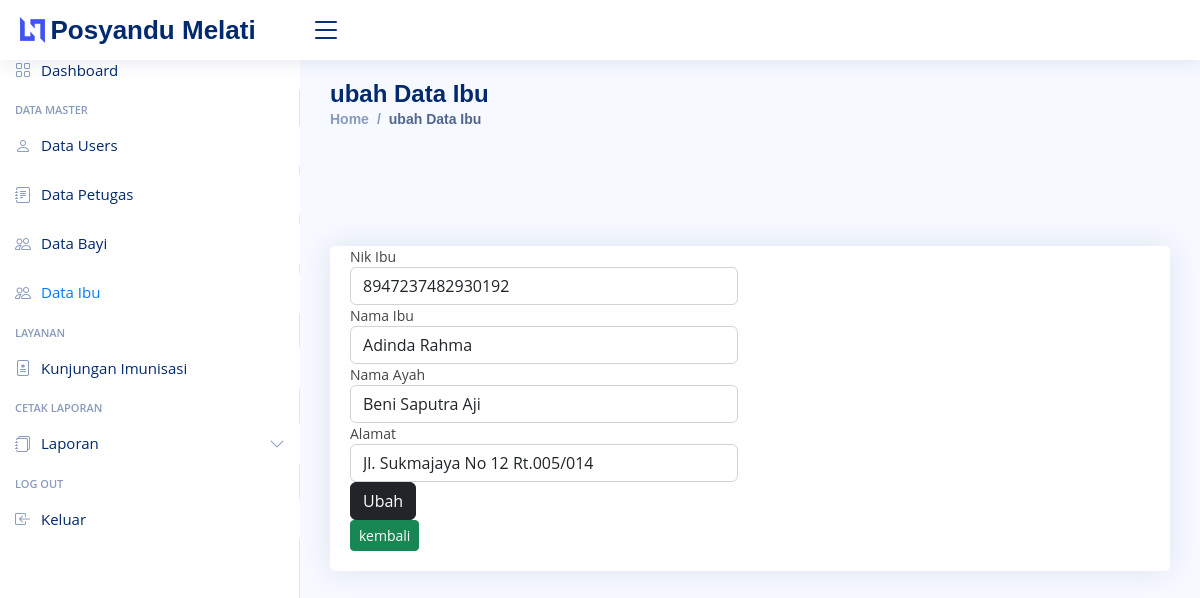
/admin/ibu/ubah/11, run on the app's committed database.
### tables this page shows
CREATE TABLE `ibu` (
  `id_ibu` int(15) NOT NULL,
  `nik_ibu` varchar(16) NOT NULL,
  `nama_ibu` varchar(50) NOT NULL,
  `tempat_lahir` varchar(50) NOT NULL,
  `tgl_lahir` date NOT NULL,
  `gol_dar` varchar(20) NOT NULL,
  `nama_ayah` varchar(30) NOT NULL,
  `alamat` varchar(50) NOT NULL,
  `kecamatan` varchar(20) NOT NULL,
  `kota` varchar(20) NOT NULL
);

### application/controllers/admin/ibu.php (called while the page is built, shortened)
<?php
class ibu extends CI_Controller{
    public function __construct()
    {
        $this->load->model('Ibu_model');
        $this->load->library('form_validation');
    }
    public function ubah($id)
	{
		$data['title'] = 'ubah Data Ibu';
		$where = ['id_ibu' => $id];
		$data['ibu'] = $this->Ibu_model->get_where('ibu', $where)->row_array();
		$this->form_validation->set_rules('nik_ibu', 'nik_ibu', 'required|trim');
		$this->form_validation->set_rules('nama_ibu', 'nama_ibu', 'required|trim');
        $this->form_validation->set_rules('ayaha', 'nama_ayah', 'required|trim');
        $this->form_validation->set_rules('alamat', 'alamat', 'required|trim');
            if($this->form_validation->run() == FALSE) {
                $this->load->view('layout/header', $data);
                $this->load->view('layout/sidebar');
                $this->load->view('admin/ibu/ubah', $data);
                $this->load->view('layout/footer');
            }
	}
}

### index.php (called while the page is built, shortened)
<?php
require_once BASEPATH.'core/CodeIgniter.php';

### application/models/Ibu_model.php (called while the page is built, shortened)
<?php
class Ibu_model extends CI_Model {
	public function get_where($table, $where)
	{
		return $this->db->get_where($table, $where);
	}
}

### application/views/admin/ibu/ubah.php (the view, shortened to what this page needs)
<main id="main" class="main">
    <div class="card">
        <div class="card-body">
            <div class="row">
                <div class="col-md-6">
                    <?= form_open('admin/ibu/ubah/'. $ibu['id_ibu']); ?>
                    <div class="form-group">
                        <label for="nik">Nik Ibu</label>
                        <input type="text" name="nik_ibu" id="nik_ibu" class="form-control"
                            value="<?= $ibu['nik_ibu']; ?>">
                    </div>
                    <div class="form-group">
                        <label for="nama">Nama Ibu</label>
                        <input type="text" name="nama_ibu" id="nama_ibu" class="form-control"
                            value="<?= $ibu['nama_ibu']; ?>">
                    </div>
                    <div class="form-group">
                        <label for="ayah">Nama Ayah</label>
                        <input type="text" name="ayah" id="ayah" class="form-control" value="<?= $ibu['nama_ayah']; ?>">
                    </div>
                    <div class="form-group">
                        <label for="alamat">Alamat</label>
                        <input type="text" name="alamat" id="alamat" class="form-control"
                            value="<?= $ibu['alamat']; ?>">
                    </div>
                    <div class="form-group">
                        <button type="submit" class="btn btn-dark">Ubah</button>
                    </div>
                    <div class="form-group">
                        <td>
                            <a href="<?= base_url('admin/ibu/index/'); ?>" class="btn btn-success btn-sm">kembali</a>
                        </td>
                    </div>
                    <?= form_close(); ?>
                </div>
            </div>
        </div>
    </div>
</main>

### assets/css/dashboard.css (style rules this page uses)
body { font-size: .875rem; }

### assets/nice/assets/css/style.css (style rules this page uses)
:root { scroll-behavior: smooth; }
body { font-family: "Open Sans", sans-serif; background: #f6f9ff; color: #444444; }
a { color: #4154f1; text-decoration: none; }
#main { margin-top: 60px; padding: 20px 30px; transition: all 0.3s; }
.card { margin-bottom: 30px; border: none; border-radius: 5px; box-shadow: 0px 0 30px rgba(1, 41, 112, 0.1); }
.card-body { padding: 0 20px 20px 20px; }
@media (min-width: 1200px) { #main, #footer { margin-left: 300px; } }

### data on the page
ibu: nik_ibu "8947237482930192", nama_ibu "Adinda Rahma", ayah "Beni Saputra Aji", alamat "Jl. Sukmajaya No 12 Rt.005/014"

### other printed values
$title "ubah Data Ibu"
